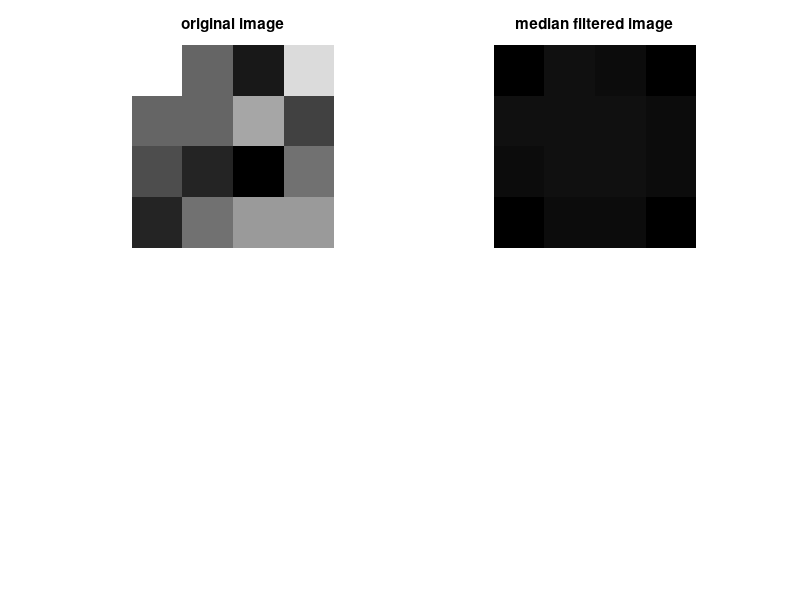

This figure's MATLAB source: (Note: this script raises an error after producing the figure.)
% function [] = medianfiltering(im)

clc;close all;
% %*********load the package, run >>pkg load image from the Octave Command Window
% im = imread('brain_CT.bmp');
im1=[
    30  18  12  27
    18  18  23  15 
    16  13  10  19 
    13  19  22  22 ];

% if (size(im,3)>1)
%     im1=rgb2gray(im);
% end
%  
%  im1 = double(im);
 
 im2 = medfilt2(im1); 

 subplot(2,2,1);imshow(im1,[]);title('original image');
 
 subplot(2,2,2);imshow(uint8(im2));title('median filtered image');
 
 
 
diff=0;

[diff]=noise_diff(im1, im2)

diff
 

 